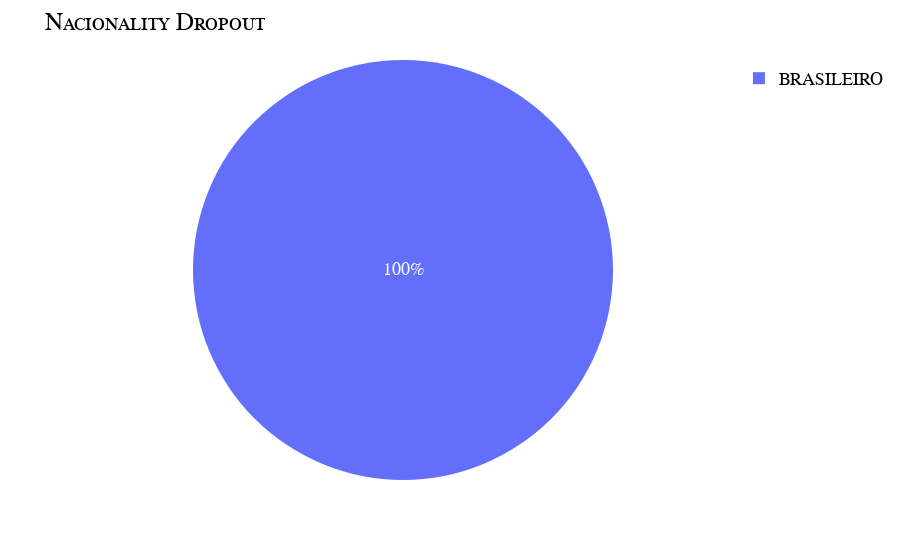
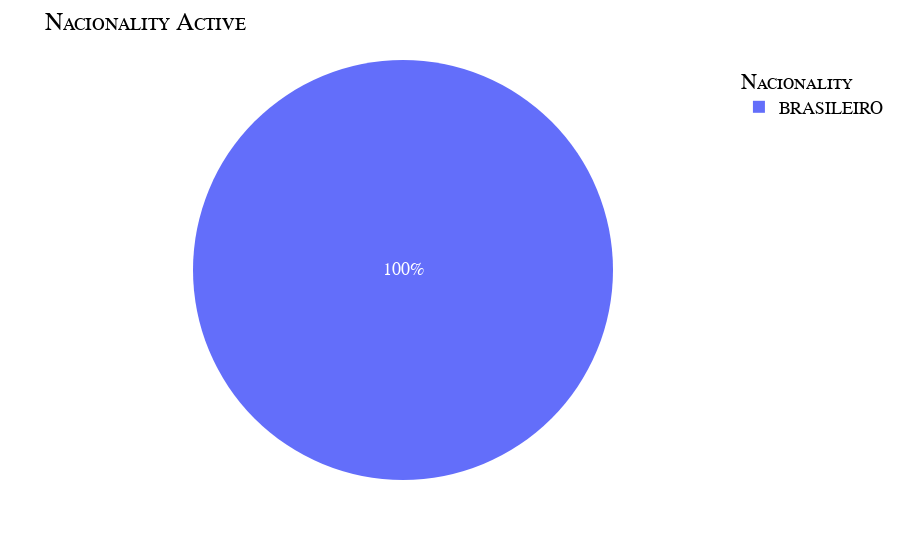

Notebook code cell kept with these figures, in order:
### Code cell
# faixa etária, estado civil, nacionalidade.
fig = px.pie(dropout.groupby("Nacionalidade").size().reset_index(name='count'), names='Nacionalidade', values='count').update_layout(title={"text": "Nacionality Dropout"}, font=my_font).show()

fig = px.pie(active.groupby("Nacionalidade").size().reset_index(name='count'), names='Nacionalidade', values='count').update_layout(title={"text": "Nacionality Active"}, legend_title_text="Nacionality", font=my_font).show()

### Figure 1 — Plotly figure (JSON) as saved in the notebook; plotly's stock layout.template omitted (floating-point values rounded to 4 significant figures)
{"data": [{"domain": {"x": [0, 1], "y": [0, 1]}, "hovertemplate": "Nacionalidade=%{label}<br>count=%{value}<extra></extra>", "labels": ["BRASILEIRO"], "legendgroup": "", "name": "", "showlegend": true, "type": "pie", "values": [387]}], "layout": {"font": {"color": "Black", "family": "Courier New, monospace", "size": 18, "variant": "small-caps"}, "legend": {"tracegroupgap": 0}, "margin": {"t": 60}, "title": {"text": "Nacionality Dropout"}}}

### Figure 2 — Plotly figure (JSON) as saved in the notebook; plotly's stock layout.template omitted (floating-point values rounded to 4 significant figures)
{"data": [{"domain": {"x": [0, 1], "y": [0, 1]}, "hovertemplate": "Nacionalidade=%{label}<br>count=%{value}<extra></extra>", "labels": ["BRASILEIRO"], "legendgroup": "", "name": "", "showlegend": true, "type": "pie", "values": [220]}], "layout": {"font": {"color": "Black", "family": "Courier New, monospace", "size": 18, "variant": "small-caps"}, "legend": {"title": {"text": "Nacionality"}, "tracegroupgap": 0}, "margin": {"t": 60}, "title": {"text": "Nacionality Active"}}}
